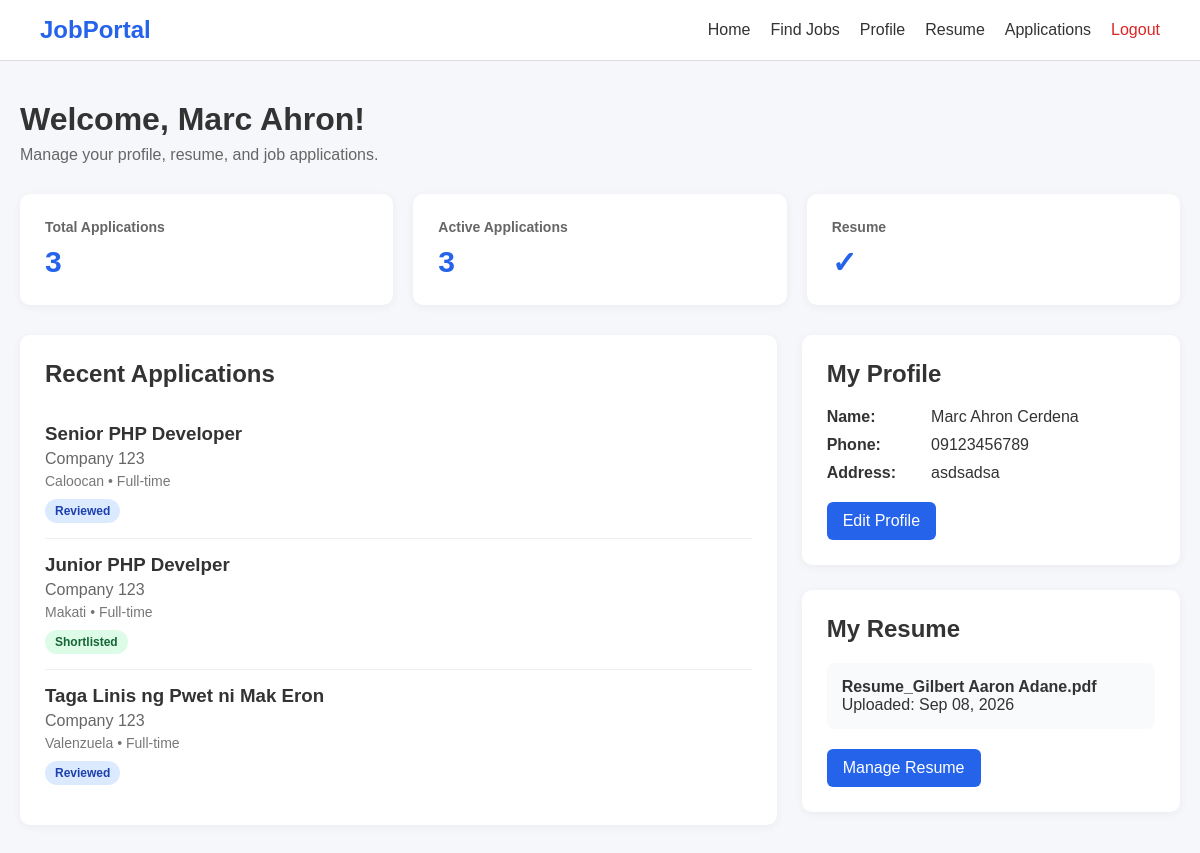
/applicant/dashboard.php (signed in), run on the app's committed database.
### tables this page shows
CREATE TABLE `applicants` (
  `id` int(10) UNSIGNED NOT NULL,
  `user_id` int(10) UNSIGNED NOT NULL,
  `first_name` varchar(100) NOT NULL,
  `last_name` varchar(100) NOT NULL,
  `phone` varchar(50) DEFAULT NULL,
  `address` varchar(255) DEFAULT NULL,
  `profile_picture` varchar(255) DEFAULT NULL,
  `bio` text DEFAULT NULL,
  `created_at` timestamp NOT NULL DEFAULT current_timestamp(),
  `updated_at` timestamp NOT NULL DEFAULT current_timestamp() ON UPDATE current_timestamp()
);

CREATE TABLE `applications` (
  `id` int(10) UNSIGNED NOT NULL,
  `job_id` int(10) UNSIGNED NOT NULL,
  `applicant_id` int(10) UNSIGNED NOT NULL,
  `resume_id` int(10) UNSIGNED DEFAULT NULL,
  `cover_letter` text DEFAULT NULL,
  `status` enum('pending','reviewed','shortlisted','rejected','hired') NOT NULL DEFAULT 'pending',
  `applied_at` timestamp NOT NULL DEFAULT current_timestamp(),
  `updated_at` timestamp NOT NULL DEFAULT current_timestamp() ON UPDATE current_timestamp()
);

CREATE TABLE `jobs` (
  `id` int(10) UNSIGNED NOT NULL,
  `employer_id` int(10) UNSIGNED NOT NULL,
  `job_title` varchar(255) NOT NULL,
  `description` text NOT NULL,
  `requirements` text DEFAULT NULL,
  `location` varchar(255) DEFAULT NULL,
  `employment_type` enum('Full-time','Part-time','Contract','Internship','Freelance') NOT NULL DEFAULT 'Full-time',
  `salary_min` decimal(12,2) DEFAULT NULL,
  `salary_max` decimal(12,2) DEFAULT NULL,
  `is_remote` tinyint(1) NOT NULL DEFAULT 0,
  `status` enum('pending','approved','rejected','closed') NOT NULL DEFAULT 'pending',
  `application_deadline` date DEFAULT NULL,
  `created_at` timestamp NOT NULL DEFAULT current_timestamp(),
  `updated_at` timestamp NOT NULL DEFAULT current_timestamp() ON UPDATE current_timestamp()
);

CREATE TABLE `employers` (
  `id` int(10) UNSIGNED NOT NULL,
  `user_id` int(10) UNSIGNED NOT NULL,
  `company_name` varchar(255) NOT NULL,
  `company_description` text DEFAULT NULL,
  `company_logo` varchar(255) DEFAULT NULL,
  `contact_person` varchar(150) DEFAULT NULL,
  `contact_number` varchar(50) DEFAULT NULL,
  `address` varchar(255) DEFAULT NULL,
  `created_at` timestamp NOT NULL DEFAULT current_timestamp(),
  `updated_at` timestamp NOT NULL DEFAULT current_timestamp() ON UPDATE current_timestamp()
);

CREATE TABLE `resumes` (
  `id` int(10) UNSIGNED NOT NULL,
  `applicant_id` int(10) UNSIGNED NOT NULL,
  `file_name` varchar(255) NOT NULL,
  `file_path` varchar(500) NOT NULL,
  `file_type` varchar(100) DEFAULT NULL,
  `uploaded_at` timestamp NOT NULL DEFAULT current_timestamp()
);

### applicant/dashboard.php (the view, shortened to what this page needs)
<?php
require_once "../config/database.php";
$userId = $_SESSION["user_id"];
$stmt = $pdo->prepare("
    SELECT
        a.id,
        a.first_name,
        a.last_name,
        a.phone,
        a.address,
        a.bio
    FROM applicants a
    WHERE a.user_id = ?
    LIMIT 1
");
$stmt->execute([$userId]);
$applicant = $stmt->fetch();
$applicantId = $applicant["id"];
$stmt = $pdo->prepare("
    SELECT COUNT(*)
    FROM applications
    WHERE applicant_id = ?
");
$stmt->execute([$applicantId]);
$totalApplications = $stmt->fetchColumn();
$stmt = $pdo->prepare("
    SELECT COUNT(*)
    FROM applications
    WHERE applicant_id = ?
    AND status IN ('pending', 'reviewed', 'shortlisted')
");
$stmt->execute([$applicantId]);
$activeApplications = $stmt->fetchColumn();
$stmt = $pdo->prepare("
    SELECT *
    FROM resumes
    WHERE applicant_id = ?
    ORDER BY uploaded_at DESC
    LIMIT 1
");
$stmt->execute([$applicantId]);
$resume = $stmt->fetch();
$stmt = $pdo->prepare("
    SELECT
        ap.id,
        ap.status,
        ap.applied_at,
        j.job_title,
        j.location,
        j.employment_type,
        e.company_name
    FROM applications ap
    INNER JOIN jobs j
        ON ap.job_id = j.id
    INNER JOIN employers e
        ON j.employer_id = e.id
    WHERE ap.applicant_id = ?
    ORDER BY ap.applied_at DESC
    LIMIT 5
");
$stmt->execute([$applicantId]);
$recentApplications = $stmt->fetchAll();
?>
<!DOCTYPE html>
<html lang="en">
<head>
</head>
<body>
<nav class="navbar">
    <div class="logo">
        JobPortal
    </div>
    <div class="nav-links">
        <a href="../index.php">Home</a>
        <a href="../jobs/index.php">Find Jobs</a>
        <a href="profile.php">Profile</a>
        <a href="resume.php">Resume</a>
        <a href="applications.php">Applications</a>
        <a href="../logout.php" class="logout">Logout</a>
    </div>
</nav>
<div class="container">
    <div class="welcome">
        <h1>
            Welcome, <?= htmlspecialchars($applicant["first_name"]) ?>!
        </h1>
        <p>
            Manage your profile, resume, and job applications.
        </p>
    </div>
    <div class="stats">
        <div class="stat-card">
            <h3>Total Applications</h3>
            <div class="stat-number">
                <?= $totalApplications ?>
            </div>
        </div>
        <div class="stat-card">
            <h3>Active Applications</h3>
            <div class="stat-number">
                <?= $activeApplications ?>
            </div>
        </div>
        <div class="stat-card">
            <h3>Resume</h3>
            <div class="stat-number">
                <?= $resume ? "✓" : "!" ?>
            </div>
        </div>
    </div>
    <div class="content-grid">
        <div class="card">
            <h2>Recent Applications</h2>
            <?php if (count($recentApplications) > 0): ?>
                <?php foreach ($recentApplications as $application): ?>
                    <div class="application">
                        <h3>
                            <?= htmlspecialchars($application["job_title"]) ?>
                        </h3>
                        <div class="company">
                            <?= htmlspecialchars($application["company_name"]) ?>
                        </div>
                        <div class="details">
                            <?= htmlspecialchars($application["location"] ?? "Not specified") ?>
                            •
                            <?= htmlspecialchars($application["employment_type"]) ?>
                        </div>
                        <span class="status <?= htmlspecialchars($application["status"]) ?>">
                            <?= ucfirst(htmlspecialchars($application["status"])) ?>
                        </span>
                    </div>
                <?php endforeach; ?>
            <?php endif; ?>
        </div>
        <div>
            <div class="card">
                <h2>My Profile</h2>
                <div class="profile-info">
                    <p>
                        <strong>Name:</strong>
                        <?= htmlspecialchars(
                            $applicant["first_name"] . " " . $applicant["last_name"]
                        ) ?>
                    </p>
                    <p>
                        <strong>Phone:</strong>
                        <?= htmlspecialchars($applicant["phone"] ?? "Not provided") ?>
                    </p>
                    <p>
                        <strong>Address:</strong>
                        <?= htmlspecialchars($applicant["address"] ?? "Not provided") ?>
                    </p>
                </div>
                <a href="profile.php" class="btn">
                    Edit Profile
                </a>
            </div>
            <div class="card">
                <h2>My Resume</h2>
                <?php if ($resume): ?>
                    <div class="resume-status">
                        <strong>
                            <?= htmlspecialchars($resume["file_name"]) ?>
                        </strong>
                        <br>
                        Uploaded:
                        <?= date("M d, Y", strtotime($resume["uploaded_at"])) ?>
                    </div>
                <?php else: ?>
                    <div class="resume-status">
                        No resume uploaded yet.
                    </div>
                <?php endif; ?>
                <a href="resume.php" class="btn">
                    <?= $resume ? "Manage Resume" : "Upload Resume" ?>
                </a>
            </div>
        </div>
    </div>
</div>
</body>
</html>

### applicant/dashboard.php (style rules this page uses)
* { box-sizing: border-box; margin: 0; padding: 0; }
body { font-family: Arial, sans-serif; background: #f5f7fb; color: #333; }
.navbar { background: #ffffff; border-bottom: 1px solid #ddd; padding: 16px 40px; display: flex; justify-content: space-between; align-items: center; }
.logo { font-size: 24px; font-weight: bold; color: #2563eb; }
.nav-links { display: flex; gap: 20px; align-items: center; }
.nav-links a { text-decoration: none; color: #333; }
.logout { color: #dc2626 !important; }
.container { max-width: 1200px; margin: 40px auto; padding: 0 20px; }
.welcome { margin-bottom: 30px; }
.welcome h1 { margin-bottom: 8px; }
.welcome p { color: #666; }
.stats { display: grid; grid-template-columns: repeat(3, 1fr); gap: 20px; margin-bottom: 30px; }
.stat-card { background: white; padding: 25px; border-radius: 10px; box-shadow: 0 2px 10px rgba(0,0,0,0.05); }
.stat-card h3 { color: #666; font-size: 14px; margin-bottom: 10px; }
.stat-number { font-size: 30px; font-weight: bold; color: #2563eb; }
.content-grid { display: grid; grid-template-columns: 2fr 1fr; gap: 25px; }
.card { background: white; border-radius: 10px; padding: 25px; box-shadow: 0 2px 10px rgba(0,0,0,0.05); margin-bottom: 25px; }
.card h2 { margin-bottom: 20px; }
.application { padding: 15px 0; border-bottom: 1px solid #eee; }
.application:last-child { border-bottom: none; }
.application h3 { margin-bottom: 5px; }
.company { color: #666; margin-bottom: 5px; }
.details { color: #777; font-size: 14px; margin-bottom: 10px; }
.status { display: inline-block; padding: 5px 10px; border-radius: 20px; font-size: 12px; font-weight: bold; }
.reviewed { background: #dbeafe; color: #1e40af; }
.shortlisted { background: #dcfce7; color: #166534; }
.profile-info p { margin-bottom: 10px; }
.profile-info strong { display: inline-block; width: 100px; }
.btn { display: inline-block; padding: 10px 16px; background: #2563eb; color: white; text-decoration: none; border-radius: 6px; margin-top: 10px; }
.resume-status { padding: 15px; background: #f8fafc; border-radius: 8px; margin-bottom: 10px; }

### data on the page
applicants: first_name "Marc Ahron", first_name+last_name "Marc Ahron Cerdena", phone "09123456789", address "asdsadsa"
applications: job.job_title "Senior PHP Developer", employers.company_name "Company 123", job.location "Caloocan", job.employment_type "Full-time", status "Reviewed"
applications: job.job_title "Junior PHP Develper", employers.company_name "Company 123", job.location "Makati", job.employment_type "Full-time", status "Shortlisted"
applications: job.job_title "Taga Linis ng Pwet ni Mak Eron", employers.company_name "Company 123", job.location "Valenzuela", job.employment_type "Full-time", status "Reviewed"
resumes: file_name "Resume_Gilbert Aaron Adane.pdf", uploaded_at "Sep 08, 2026"

### other printed values
$totalApplications "3"
$activeApplications "3"
